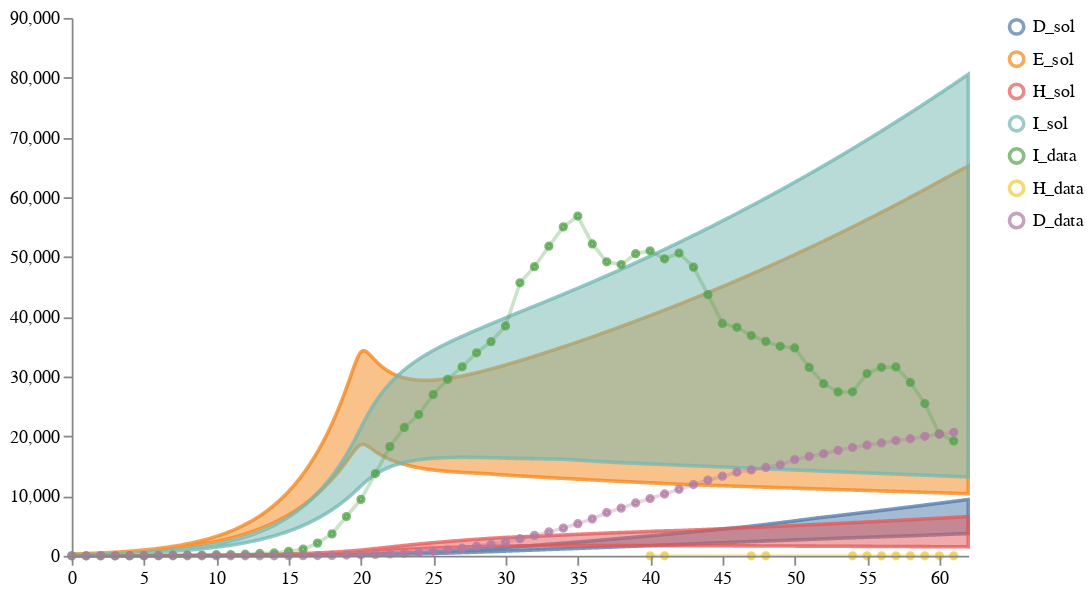

Source (notebook cell):
### Markdown cell above
### MODEL 1 - SEIRHD with NPI of Type 1

### Code cell
num_samples = 100
models = [model1]
data_location = DATA_PATH + "NYS_T1_forecast1.csv"
weights = [1]
solution_mappings = [{"I": "I", "E": "E", "H": "H", "D": "D"}]

# Run the calibration and sampling
result1A1 = load_and_calibrate_and_sample_ensemble_model(
    models,
    data_location,
    weights,
    solution_mappings,
    num_samples,
    timepoints1,
    verbose=True,
    total_population=19340000,
    num_iterations=N_ITERATIONS,
    time_unit="days",
    visual_options={"title": "Calibrated Ensemble", "keep":".*_sol"}
)

# Plot results
schema = plots.trajectories(pd.DataFrame(result1A1["data"]), keep=".*_sol",
                            points=all_data1.reset_index(drop=True).rename(columns={"I":"I_data", "H":"H_data", "D":"D_data"}),
                           )
schema = plots.pad(schema, 5)
plots.ipy_display(schema)

### Figure 1 — Vega specification as saved in the notebook (floating-point values rounded to 4 significant figures; data arrays with more than 128 entries replaced by an {"elided": "..."} marker saying what was removed)
{"$schema": "https://vega.github.io/schema/vega/v5.json", "axes": [{"name": "x_axis", "orient": "bottom", "scale": "xscale", "zindex": 100}, {"name": "y_axis", "orient": "left", "scale": "yscale", "zindex": 100}], "data": [{"name": "distributions", "values": {"elided": "2484 records"}}, {"name": "traces", "transform": [{"expr": "isValid(datum.value)", "type": "filter"}], "values": []}, {"name": "points", "values": {"elided": "136 records"}}, {"name": "markers", "values": []}, {"name": "selected", "on": [{"remove": true, "trigger": "clear"}, {"remove": true, "trigger": "!shift"}, {"insert": "clicked", "trigger": "!shift && clicked"}, {"toggle": "clicked", "trigger": "shift && clicked"}]}], "height": 300, "legends": [{"encode": {"labels": {"interactive": true, "name": "legendLabel", "update": {"opacity": [{"test": "!length(data('selected')) || indata('selected', 'value', datum.value)", "value": 1}, {"value": 0.25}]}}, "symbols": {"interactive": true, "name": "legendSymbol", "update": {"fill": {"value": "transparent"}, "opacity": [{"test": "!length(data('selected')) || indata('selected', 'value', datum.value)", "value": 0.7}, {"value": 0.15}], "size": {"value": 64}, "strokeWidth": {"value": 2}}}}, "name": "color_legend", "stroke": "color"}], "marks": [{"from": {"facet": {"data": "points", "groupby": "trajectory", "name": "points_split"}}, "marks": [{"encode": {"hover": {"fillOpacity": {"value": 0.9}}, "update": {"fill": {"field": "trajectory", "scale": "color"}, "fillOpacity": [{"test": "!length(data('selected')) || indata('selected', 'value', datum.trajectory)", "value": 0.5}, {"value": 0.15}], "size": {"value": 10}, "stroke": {"field": "trajectory", "scale": "color"}, "strokeOpacity": [{"test": "!length(data('selected')) || indata('selected', 'value', datum.trajectory)", "value": 0.75}, {"value": 0.15}], "strokeWidth": {"value": 2}, "tooltip": {"field": "value"}, "x": {"field": "timepoint", "scale": "xscale"}, "y": {"field": "value", "scale": "yscale"}}}, "from": {"data": "points_split"}, "name": "_points_symbol", "type": "symbol", "zindex": 3}, {"encode": {"hover": {"fillOpacity": {"value": 0.9}}, "update": {"interpolate": {"value": "linear"}, "stroke": {"field": "trajectory", "scale": "color"}, "strokeOpacity": [{"test": "!length(data('selected')) || indata('selected', 'value', datum.trajectory)", "value": 0.3}, {"value": 0.1}], "strokeWidth": {"value": 2}, "x": {"field": "timepoint", "scale": "xscale"}, "y": {"field": "value", "scale": "yscale"}}}, "from": {"data": "points_split"}, "name": "_points_line", "type": "line", "zindex": 3}], "name": "_points", "type": "group", "zindex": 3}, {"from": {"facet": {"data": "traces", "groupby": "trajectory", "name": "traces_split"}}, "marks": [{"encode": {"hover": {"fillOpacity": {"value": 0.9}}, "update": {"interpolate": {"value": "linear"}, "stroke": {"field": "trajectory", "scale": "color"}, "strokeOpacity": [{"test": "!length(data('selected')) || indata('selected', 'value', datum.trajectory)", "value": 0.75}, {"value": 0.15}], "strokeWidth": {"value": 2}, "x": {"field": "timepoint", "scale": "xscale"}, "y": {"field": "value", "scale": "yscale"}}}, "from": {"data": "traces_split"}, "name": "_traces_lines", "type": "line"}], "name": "_traces", "type": "group", "zindex": 2}, {"from": {"facet": {"data": "distributions", "groupby": "trajectory", "name": "trajectory_split"}}, "marks": [{"encode": {"hover": {"fillOpacity": {"value": 0.9}}, "update": {"fill": {"field": "trajectory", "scale": "color"}, "fillOpacity": [{"test": "!length(data('selected')) || indata('selected', 'value', datum.trajectory)", "value": 0.5}, {"value": 0.15}], "interpolate": {"value": "linear"}, "stroke": {"field": "trajectory", "scale": "color"}, "strokeOpacity": [{"test": "!length(data('selected')) || indata('selected', 'value', datum.trajectory)", "value": 0.75}, {"value": 0.15}], "strokeWidth": {"value": 2}, "x": {"field": "timepoint", "scale": "xscale"}, "y": {"field": "upper", "scale": "yscale"}, "y2": {"field": "lower", "scale": "yscale"}}}, "from": {"data": "trajectory_split"}, "type": "area"}], "name": "_distributions", "type": "group", "zindex": 1}, {"marks": [{"encode": {"enter": {"stroke": {"value": "lightgray"}}, "update": {"opacity": {"value": 1}, "x": {"field": "timepoint", "scale": "xscale"}, "y": {"signal": "height"}, "y2": {"value": 0}}}, "from": {"data": "markers"}, "name": "_marker text", "type": "rule"}, {"encode": {"enter": {"fontSize": {"value": 8}, "text": {"field": "datum.label"}, "y": {"value": 0}}}, "from": {"data": "_marker text"}, "name": "_marker flags", "transform": [{"as": ["x", "_y", "opacity", "align", "baseline"], "lineAnchor": "start", "offset": [1], "size": {"signal": "[width, height]"}, "type": "label"}], "type": "text"}], "name": "_markers", "type": "group"}], "padding": 5, "scales": [{"domain": {"fields": [{"data": "distributions", "field": "timepoint"}, {"data": "traces", "field": "timepoint"}, {"data": "points", "field": "timepoint"}, {"data": "markers", "field": "timepoint"}]}, "name": "xscale", "range": "width", "type": "linear", "zero": false}, {"domain": {"fields": [{"data": "distributions", "field": "lower"}, {"data": "distributions", "field": "upper"}, {"data": "traces", "field": "value"}, {"data": "points", "field": "value"}]}, "name": "yscale", "nice": true, "range": "height", "type": "linear", "zero": true}, {"domain": {"fields": [{"data": "distributions", "field": "trajectory"}, {"data": "traces", "field": "trajectory"}, {"data": "points", "field": "trajectory"}]}, "name": "color", "range": "category", "type": "ordinal"}], "signals": [{"name": "clear", "on": [{"events": "mouseup[!event.item]", "force": true, "update": "true"}], "value": true}, {"name": "shift", "on": [{"events": "@legendSymbol:click, @legendLabel:click", "force": true, "update": "event.shiftKey"}], "value": false}, {"name": "clicked", "on": [{"events": "@legendSymbol:click, @legendLabel:click", "force": true, "update": "{value: datum.value}"}], "value": null}], "width": 500}
